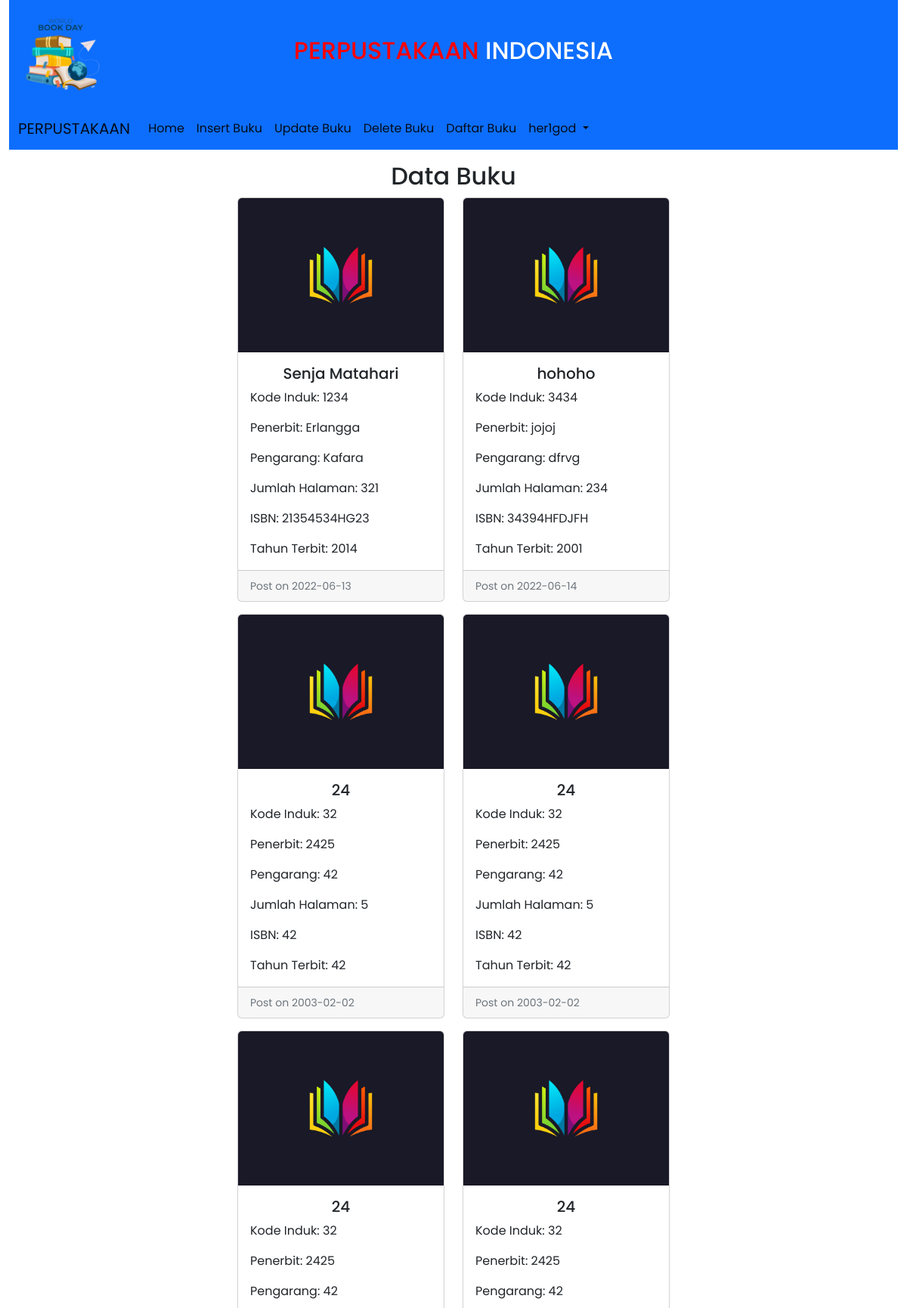
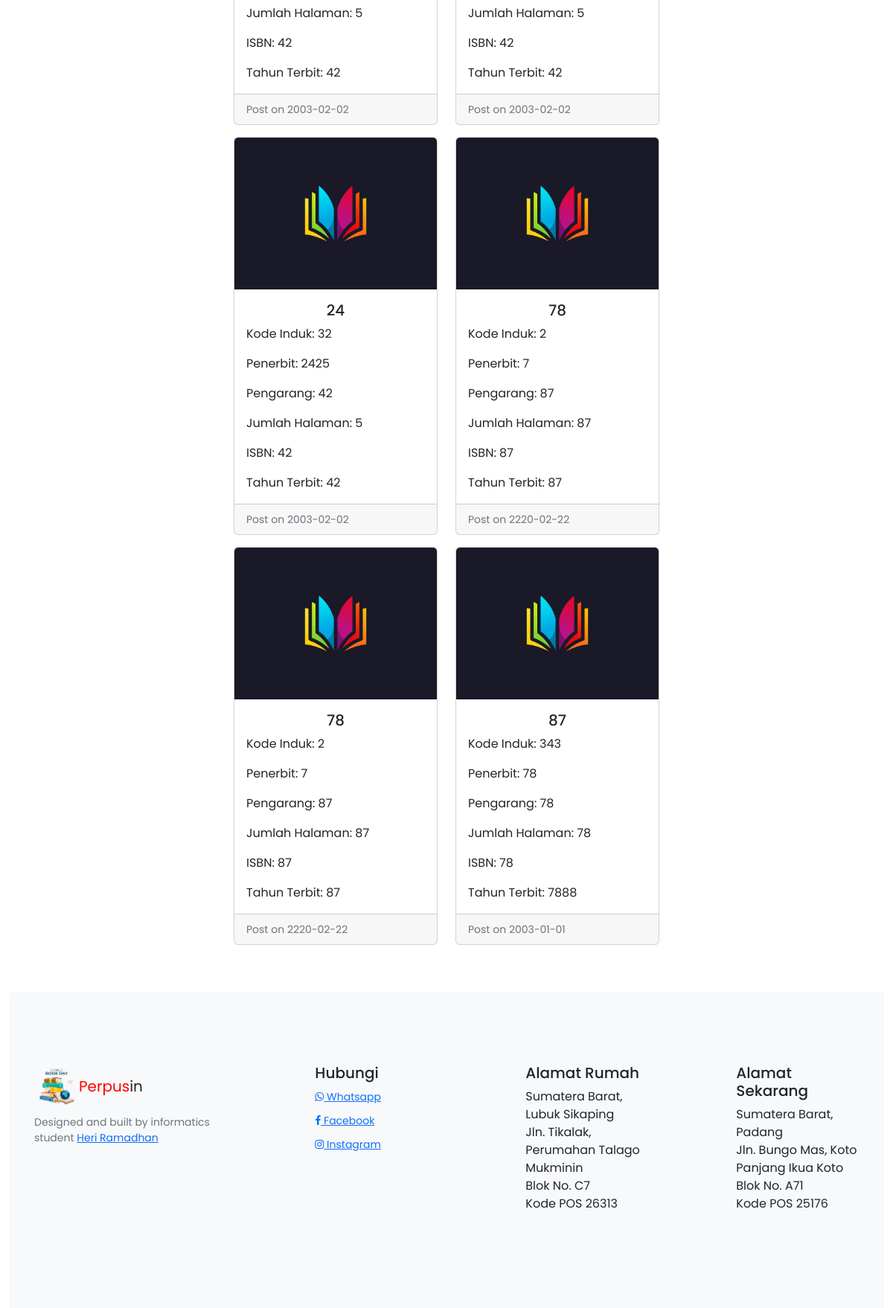
/daftar_buku.php (signed in), run on the app's committed database (2 pictures, top to bottom).
### tables this page shows
CREATE TABLE `tbbuku` (
  `id` int NOT NULL,
  `kode_induk` int NOT NULL,
  `judul` varchar(100) NOT NULL,
  `penerbit` varchar(100) NOT NULL,
  `pengarang` varchar(100) NOT NULL,
  `jum_hal` int NOT NULL,
  `isbn` varchar(50) NOT NULL,
  `tahun_terbit` int NOT NULL,
  `tgl_masuk` date NOT NULL
);

### daftar_buku.php (the view, shortened to what this page needs)
<!doctype html>
<html lang="en">
<head>
    <link rel="stylesheet" href="https://cdn.jsdelivr.net/npm/bootstrap@5.2.0-beta1/dist/css/bootstrap.min.css"
>
    <link rel="stylesheet" href="./css/gaya.css">
    <link rel="stylesheet" href="https://maxcdn.bootstrapcdn.com/font-awesome/4.7.0/css/font-awesome.min.css">
</head>
<body>
    <div class="container-fluid">
        <?php
        include 'header.php';
        ?>
        <div class="halaman row row-cols-md-2 g-3 mt-3">
            <div class="container-fluid ">
                <h2 align="center">Data Buku</h2>
                <div class="row" id="load_data">
                    <?php
        include 'database.php';
        $query = "SELECT * FROM tbbuku ORDER BY id ASC";
        $tampung1 = $conn->prepare($query);
        $tampung1->execute();
        $tampung2 = $tampung1->get_result();
        while ($row = $tampung2->fetch_assoc()) {
          $kode_induk = $row["kode_induk"];
          $judul = $row["judul"];
          $penerbit = $row["penerbit"];
          $pengarang = $row["pengarang"];
          $jum_hal = $row["jum_hal"];
          $isbn = $row["isbn"];
          $tahun_terbit = $row["tahun_terbit"];
          $tgl_masuk = $row["tgl_masuk"];
      ?>
                    <div class="col-sm-6 mb-3">
                        <div class="card">
                            <img src="images/book.png" class="card-img-top" alt="gambar">
                            <div class="card-body">
                                <h5 class="card-title" style="text-align: center;"><?php echo $judul; ?></h5>
                                <p class="card-text"><?php echo 'Kode Induk: '.$kode_induk ?></p>
                                <p class="card-text"><?php echo 'Penerbit: '.$penerbit; ?></p>
                                <p class="card-text"><?php echo 'Pengarang: '.$pengarang; ?></p>
                                <p class="card-text"><?php echo 'Jumlah Halaman: '.$jum_hal; ?></p>
                                <p class="card-text"><?php echo 'ISBN: '.$isbn; ?></p>
                                <p class="card-text"><?php echo 'Tahun Terbit: '.$tahun_terbit; ?></p>
                            </div>
                            <div class="card-footer">
                                <small class="text-muted">Post on <?php echo $tgl_masuk; ?></small>
                            </div>
                        </div>
                    </div>
                    <?php } ?>
                </div>
            </div>
        </div>
        <?php
            include 'footer.php';
            ?>
    </div>
</body>
</html>

### header.php (shortened to what this page needs)
<div class="position-relative flex items-center justify-content-center bg-primary py-5">
    <img src="images/logo.png" class="position-absolute" style="left: 8px; width: 120px; height: 120px;" alt="logo">
    <h2 style="color: red;">PERPUSTAKAAN <span class="text-white">INDONESIA</span></h2>
</div>
<div class="menu">
    <nav class="navbar navbar-expand-lg navbar-light bg-primary">
        <div class="container-fluid">
            <a class="navbar-brand" href="index.php">PERPUSTAKAAN</a>
            <div class="collapse navbar-collapse" id="navbarSupportedContent">
                <ul class="navbar-nav me-auto mb-2 mb-lg-0">
                    <li class="nav-item">
                        <a class="nav-link active" aria-current="page" href="index.php">Home</a>
                    </li>
                    <?php
                            if (!isset($_SESSION)) {
                            }else {
                                echo '
                                <li class="nav-item">
                                    <a class="nav-link active" aria-current="page" href="insert_buku.php">Insert Buku</a>
                                </li>
                                <li class="nav-item">
                                    <a class="nav-link active" aria-current="page" href="update_buku.php">Update Buku</a>
                                </li>
                                <li class="nav-item">
                                    <a class="nav-link active" aria-current="page" href="delete_buku.php">Delete Buku</a>
                                </li>';
                            }
                            ?>
                            <?php
                            if (isset($_SESSION)) {
                                echo '
                            <li class="nav-item">
                                <a class="nav-link active" aria-current="page" href="daftar_buku.php">Daftar
                                    Buku</a>
                                </li>';
                            }
                                ?>
                    <li class="nav-item dropdown">
                        <a class="nav-link active dropdown-toggle" href="#" id="navbarDropdown" role="button"
                            data-bs-toggle="dropdown" aria-expanded="false">
                            <?php
                                    if (!isset($_SESSION)) {
                                        echo "Masuk";
                                    }else {
                                        echo $_SESSION['username'];
                                    }
                                    ?>
                        </a>
                    </li>
                </ul>
            </div>
        </div>
    </nav>
</div>

### footer.php
<footer class="bd-footer py-4 py-md-5 mt-5 bg-light">
    <div class="container py-4 py-md-5 px-4 px-md-3">
        <div class="row">
            <div class="col-lg-3 mb-3">
                <a class="d-inline-flex align-items-center mb-2 link-dark text-decoration-none" href="/"
                    aria-label="Bootstrap">
                    <img src="images/logo.png" class="" style="left: 8px; width: 60px; height: 60px;" alt="logo">
                    <span class="fs-5" style="color: red;">Perpus</span><span class="fs-5">in</span>
                </a>
                <ul class="list-unstyled small text-muted">
                    <li class="mb-2">Designed and built by informatics student <a
                            href="https://facebook.com/herikondk1">Heri Ramadhan</a>
                </ul>
            </div>
            <div class="col-6 col-lg-2 offset-lg-1 mb-3">
                <h5>Hubungi</h5>
                <ul class="list-unstyled">
                    <li class="mb-2"><a href="https://wa.me/6282211470202"><i class="fa fa-whatsapp"
                                aria-hidden="true"></i> Whatsapp</a></li>
                    <li class="mb-2"><a href="https://facebook.com/herikondk1"><i class="fa fa-facebook"
                                aria-hidden="true"></i> Facebook</a></li>
                    <li class="mb-2"><a href="https://instagram.com/her1god"><i class="fa fa-instagram"
                                aria-hidden="true"></i> Instagram</a></li>
                </ul>
            </div>
            <div class="col-6 col-lg-2 offset-lg-1 mb-3">
                <h5>Alamat Rumah</h5>
                <ul class="list-unstyled">
                    <li class="mb">Sumatera Barat, Lubuk Sikaping</li>
                    <li class="mb">Jln. Tikalak, Perumahan Talago Mukminin</li>
                    <li class="mb">Blok No. C7</li>
                    <li class="mb">Kode POS 26313</li>
                </ul>
            </div>
            <div class="col-6 col-lg-2 offset-lg-1 mb-3">
                <h5>Alamat Sekarang</h5>
                <ul class="list-unstyled">
                    <li class="mb">Sumatera Barat, Padang</li>
                    <li class="mb">Jln. Bungo Mas, Koto Panjang Ikua Koto</li>
                    <li class="mb">Blok No. A71</li>
                    <li class="mb">Kode POS 25176</li>
                </ul>
            </div>
        </div>
    </div>
</footer>

### css/gaya.css (style rules this page uses)
* { font-family: 'Poppins', sans-serif; }
a { font-size: 14px; }
.flex { display: flex; }
.items-center { align-items: center; }

### data on the page
tbbuku: judul "Senja Matahari", kode_induk "1234", penerbit "Erlangga", pengarang "Kafara", jum_hal "321", isbn "21354534HG23", tahun_terbit "2014", tgl_masuk "2022-06-13"
tbbuku: judul "hohoho", kode_induk "3434", penerbit "jojoj", pengarang "dfrvg", jum_hal "234", isbn "34394HFDJFH", tahun_terbit "2001", tgl_masuk "2022-06-14"
tbbuku: judul "24", kode_induk "32", penerbit "2425", pengarang "42", jum_hal "5", isbn "42", tahun_terbit "42", tgl_masuk "2003-02-02"
tbbuku: judul "24", kode_induk "32", penerbit "2425", pengarang "42", jum_hal "5", isbn "42", tahun_terbit "42", tgl_masuk "2003-02-02"
tbbuku: judul "24", kode_induk "32", penerbit "2425", pengarang "42", jum_hal "5", isbn "42", tahun_terbit "42", tgl_masuk "2003-02-02"
tbbuku: judul "24", kode_induk "32", penerbit "2425", pengarang "42", jum_hal "5", isbn "42", tahun_terbit "42", tgl_masuk "2003-02-02"
tbbuku: judul "24", kode_induk "32", penerbit "2425", pengarang "42", jum_hal "5", isbn "42", tahun_terbit "42", tgl_masuk "2003-02-02"
tbbuku: judul "78", kode_induk "2", penerbit "7", pengarang "87", jum_hal "87", isbn "87", tahun_terbit "87", tgl_masuk "2220-02-22"
tbbuku: judul "78", kode_induk "2", penerbit "7", pengarang "87", jum_hal "87", isbn "87", tahun_terbit "87", tgl_masuk "2220-02-22"
tbbuku: judul "87", kode_induk "343", penerbit "78", pengarang "78", jum_hal "78", isbn "78", tahun_terbit "7888", tgl_masuk "2003-01-01"

### other printed values
$_SESSION['username'] "her1god"
